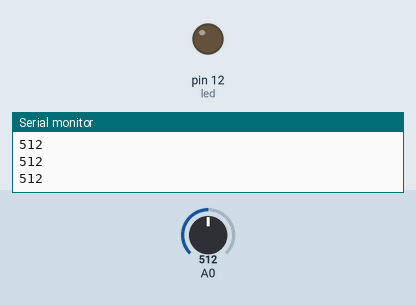
A sketch run on a simulated Arduino Uno, built with avr-gcc and run on an emulated ATmega328P. On the bench: output pins drawn as LEDs (lit = HIGH), the last lines printed to the serial monitor. Inputs (shaded band) come from the test bench; at power-on: A0 = 512.

Above: at 1.2 s.
1.3 s: A0 set to 538
At 2.5 s:
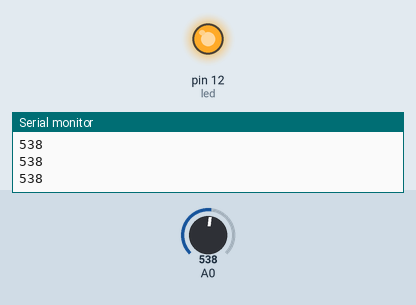
2.8 s: A0 set to 513
At 3.7 s:
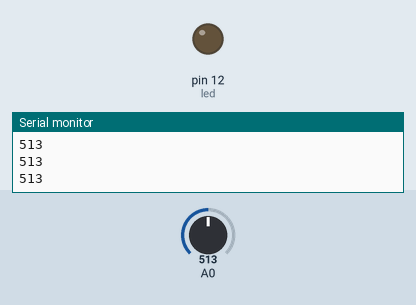
4.3 s: A0 set to 533
At 4.8 s:
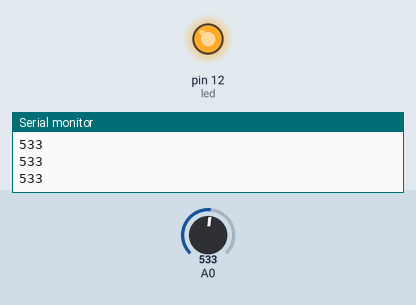
Timing chart, 0 to 7.3 s (numbered marks = the images above; inputs shaded):
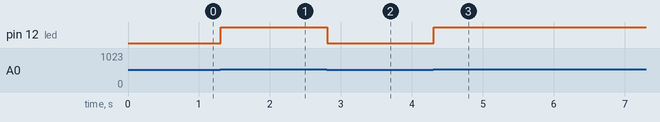

The sketch:

05-pot-led-threshold.ino
```cpp
int led = 12 ;
void setup()
{
  Serial.begin(9600);
  pinMode (A0,INPUT);
  pinMode(led,OUTPUT);
}

void loop()
{
	int value = analogRead(A0);
  	Serial.println(value);
  	if (value > 523)
    {
  		digitalWrite(led,HIGH);
  	}
  	else
    {
  		digitalWrite(led,LOW);
  	}
  	delay(1);
}
```

Measured:
- the behaviour switches between 523 and 524 on A0 (found by bisection; images 0 and 1)
- after the input at 1.3 s, pin 12 (led): LOW → HIGH at once
- after the input at 2.8 s, pin 12 (led): HIGH → LOW at once
- after the input at 4.3 s, pin 12 (led): LOW → HIGH at once
